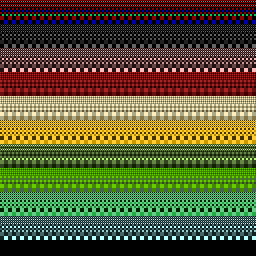

A 2D game scene composited from a Tiled map and its tileset images. What follows is a short description and the map's XML, with every tile layer's data as written:
An orthogonal 32x32 tile map with 8x8 px tiles, 1 tile layer (l0), 16 tilesets.

<map version="1.8" tiledversion="1.8.2" orientation="orthogonal" renderorder="right-down" width="32" height="32" tilewidth="8" tileheight="8" infinite="0" nextlayerid="2" nextobjectid="1">
 <tileset firstgid="1" source="8X84BPPT.BIN.0.tsx" />
 <tileset firstgid="5" source="8X84BPPT.BIN.1.tsx" />
 <tileset firstgid="9" source="8X84BPPT.BIN.2.tsx" />
 <tileset firstgid="13" source="8X84BPPT.BIN.3.tsx" />
 <tileset firstgid="17" source="8X84BPPT.BIN.4.tsx" />
 <tileset firstgid="21" source="8X84BPPT.BIN.5.tsx" />
 <tileset firstgid="25" source="8X84BPPT.BIN.6.tsx" />
 <tileset firstgid="29" source="8X84BPPT.BIN.7.tsx" />
 <tileset firstgid="33" source="8X84BPPT.BIN.8.tsx" />
 <tileset firstgid="37" source="8X84BPPT.BIN.9.tsx" />
 <tileset firstgid="41" source="8X84BPPT.BIN.10.tsx" />
 <tileset firstgid="45" source="8X84BPPT.BIN.11.tsx" />
 <tileset firstgid="49" source="8X84BPPT.BIN.12.tsx" />
 <tileset firstgid="53" source="8X84BPPT.BIN.13.tsx" />
 <tileset firstgid="57" source="8X84BPPT.BIN.14.tsx" />
 <tileset firstgid="61" source="8X84BPPT.BIN.15.tsx" />
 <layer id="1" name="l0" width="32" height="32">
  <data encoding="csv">
2,2,2,2,2,2,2,2,2,2,2,2,2,2,2,2,2,2,2,2,2,2,2,2,2,2,2,2,2,2,2,2,
3,3,3,3,3,3,3,3,3,3,3,3,3,3,3,3,3,3,3,3,3,3,3,3,3,3,3,3,3,3,3,3,
4,4,4,4,4,4,4,4,4,4,4,4,4,4,4,4,4,4,4,4,4,4,4,4,4,4,4,4,4,4,4,4,
6,6,6,6,6,6,6,6,6,6,6,6,6,6,6,6,6,6,6,6,6,6,6,6,6,6,6,6,6,6,6,6,
7,7,7,7,7,7,7,7,7,7,7,7,7,7,7,7,7,7,7,7,7,7,7,7,7,7,7,7,7,7,7,7,
8,8,8,8,8,8,8,8,8,8,8,8,8,8,8,8,8,8,8,8,8,8,8,8,8,8,8,8,8,8,8,8,
10,10,10,10,10,10,10,10,10,10,10,10,10,10,10,10,10,10,10,10,10,10,10,10,10,10,10,10,10,10,10,10,
11,11,11,11,11,11,11,11,11,11,11,11,11,11,11,11,11,11,11,11,11,11,11,11,11,11,11,11,11,11,11,11,
12,12,12,12,12,12,12,12,12,12,12,12,12,12,12,12,12,12,12,12,12,12,12,12,12,12,12,12,12,12,12,12,
14,14,14,14,14,14,14,14,14,14,14,14,14,14,14,14,14,14,14,14,14,14,14,14,14,14,14,14,14,14,14,14,
15,15,15,15,15,15,15,15,15,15,15,15,15,15,15,15,15,15,15,15,15,15,15,15,15,15,15,15,15,15,15,15,
16,16,16,16,16,16,16,16,16,16,16,16,16,16,16,16,16,16,16,16,16,16,16,16,16,16,16,16,16,16,16,16,
18,18,18,18,18,18,18,18,18,18,18,18,18,18,18,18,18,18,18,18,18,18,18,18,18,18,18,18,18,18,18,18,
19,19,19,19,19,19,19,19,19,19,19,19,19,19,19,19,19,19,19,19,19,19,19,19,19,19,19,19,19,19,19,19,
20,20,20,20,20,20,20,20,20,20,20,20,20,20,20,20,20,20,20,20,20,20,20,20,20,20,20,20,20,20,20,20,
22,22,22,22,22,22,22,22,22,22,22,22,22,22,22,22,22,22,22,22,22,22,22,22,22,22,22,22,22,22,22,22,
23,23,23,23,23,23,23,23,23,23,23,23,23,23,23,23,23,23,23,23,23,23,23,23,23,23,23,23,23,23,23,23,
24,24,24,24,24,24,24,24,24,24,24,24,24,24,24,24,24,24,24,24,24,24,24,24,24,24,24,24,24,24,24,24,
26,26,26,26,26,26,26,26,26,26,26,26,26,26,26,26,26,26,26,26,26,26,26,26,26,26,26,26,26,26,26,26,
27,27,27,27,27,27,27,27,27,27,27,27,27,27,27,27,27,27,27,27,27,27,27,27,27,27,27,27,27,27,27,27,
28,28,28,28,28,28,28,28,28,28,28,28,28,28,28,28,28,28,28,28,28,28,28,28,28,28,28,28,28,28,28,28,
30,30,30,30,30,30,30,30,30,30,30,30,30,30,30,30,30,30,30,30,30,30,30,30,30,30,30,30,30,30,30,30,
31,31,31,31,31,31,31,31,31,31,31,31,31,31,31,31,31,31,31,31,31,31,31,31,31,31,31,31,31,31,31,31,
32,32,32,32,32,32,32,32,32,32,32,32,32,32,32,32,32,32,32,32,32,32,32,32,32,32,32,32,32,32,32,32,
34,34,34,34,34,34,34,34,34,34,34,34,34,34,34,34,34,34,34,34,34,34,34,34,34,34,34,34,34,34,34,34,
35,35,35,35,35,35,35,35,35,35,35,35,35,35,35,35,35,35,35,35,35,35,35,35,35,35,35,35,35,35,35,35,
36,36,36,36,36,36,36,36,36,36,36,36,36,36,36,36,36,36,36,36,36,36,36,36,36,36,36,36,36,36,36,36,
38,38,38,38,38,38,38,38,38,38,38,38,38,38,38,38,38,38,38,38,38,38,38,38,38,38,38,38,38,38,38,38,
39,39,39,39,39,39,39,39,39,39,39,39,39,39,39,39,39,39,39,39,39,39,39,39,39,39,39,39,39,39,39,39,
40,40,40,40,40,40,40,40,40,40,40,40,40,40,40,40,40,40,40,40,40,40,40,40,40,40,40,40,40,40,40,40,
0,0,0,0,0,0,0,0,0,0,0,0,0,0,0,0,0,0,0,0,0,0,0,0,0,0,0,0,0,0,0,0,
0,0,0,0,0,0,0,0,0,0,0,0,0,0,0,0,0,0,0,0,0,0,0,0,0,0,0,0,0,0,0,0
</data>
 </layer>
</map>
